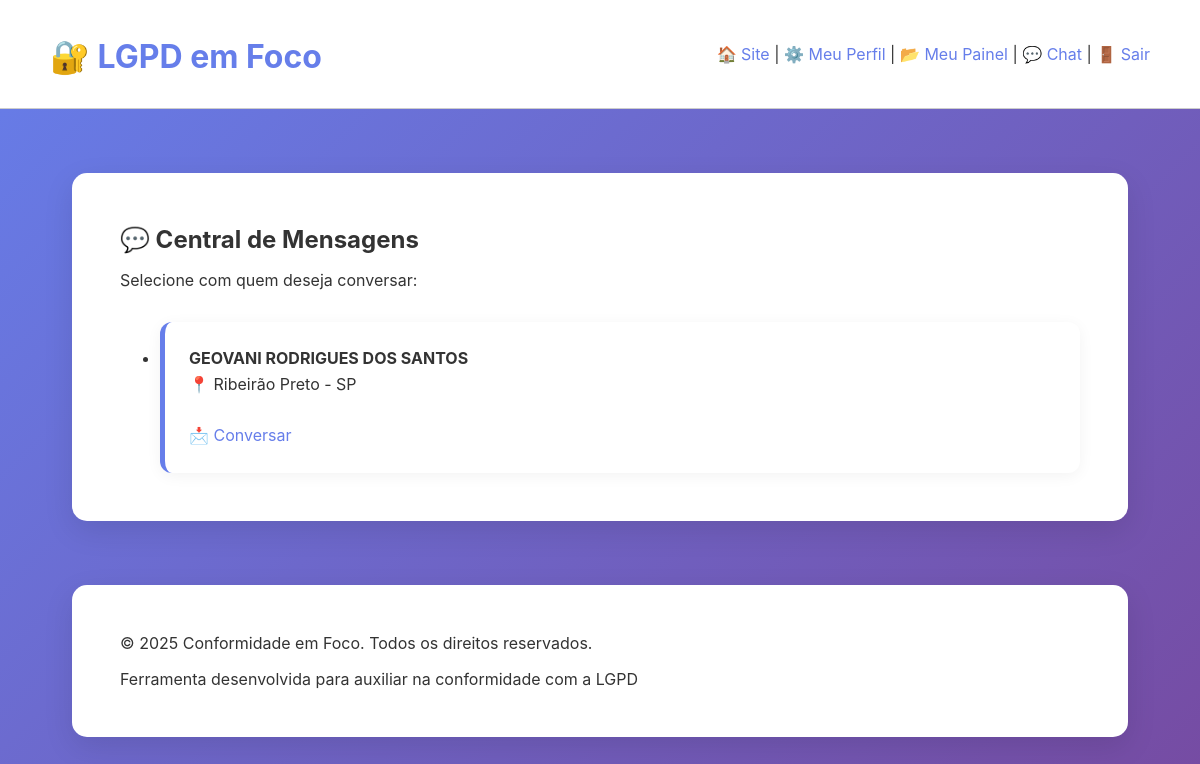
/painel/chat.php (signed in), run on the app's committed database.
### tables this page shows
CREATE TABLE `usuarios` (
  `id` int(11) NOT NULL,
  `tipo_usuario` enum('empresa','dpo') NOT NULL,
  `email` varchar(100) NOT NULL,
  `senha` varchar(255) NOT NULL,
  `telefone` varchar(20) DEFAULT NULL,
  `razao_social` varchar(100) DEFAULT NULL,
  `nome_fantasia` varchar(100) DEFAULT NULL,
  `cnpj` varchar(20) DEFAULT NULL,
  `setor_atividade` varchar(100) DEFAULT NULL,
  `porte_empresa` varchar(50) DEFAULT NULL,
  `numero_funcionarios` int(11) DEFAULT NULL,
  `cpf` varchar(14) DEFAULT NULL,
  `nome_completo` varchar(100) DEFAULT NULL,
  `formacao_academica` varchar(100) DEFAULT NULL,
  `experiencia_anos` int(11) DEFAULT NULL,
  `certificacoes` text DEFAULT NULL,
  `cep` varchar(10) DEFAULT NULL,
  `cidade` varchar(100) DEFAULT NULL,
  `estado` varchar(2) DEFAULT NULL,
  `criado_em` timestamp NOT NULL DEFAULT current_timestamp(),
  `foto` varchar(255) DEFAULT NULL,
  `disponivel_para_contato` tinyint(1) DEFAULT 0
);

### painel/chat.php (the view, shortened to what this page needs)
<?php
$usuario_id = $_SESSION['user_id'];
$destino_id = $_GET['destino'] ?? null;
include_once '../includes/header_painel.php';
?>
<link rel="stylesheet" href="../assets/css/painel.css">
<div class="container">
    <h2>💬 Central de Mensagens</h2>
<?php
if ($destino_id && $destino_id != $usuario_id) {
    $stmt = $pdo->prepare("SELECT nome_completo, razao_social FROM usuarios WHERE id = ?");
    $stmt->execute([$destino_id]);
    $destino = $stmt->fetch(PDO::FETCH_ASSOC);
    if (!$destino) {
        echo "<p>Usuário não encontrado.</p>";
    } else {
        $destino_nome = $destino['nome_completo'] ?? $destino['razao_social'] ?? 'Usuário';
        if ($_SERVER['REQUEST_METHOD'] === 'POST' && !empty($_POST['mensagem'])) {
            $mensagem = trim($_POST['mensagem']);
            $stmt = $pdo->prepare("INSERT INTO mensagens (de_id, para_id, conteudo, criado_em, lida) VALUES (?, ?, ?, NOW(), 0)");
            $stmt->execute([$usuario_id, $destino_id, $mensagem]);
            header("Location: chat.php?destino={$destino_id}");
            exit;
        }
        $stmt = $pdo->prepare("UPDATE mensagens SET lida = 1 WHERE para_id = ? AND de_id = ?");
        $stmt->execute([$usuario_id, $destino_id]);
        $stmt = $pdo->prepare("SELECT * FROM mensagens
                               WHERE (de_id = ? AND para_id = ?) OR (de_id = ? AND para_id = ?)
                               ORDER BY criado_em ASC");
        $stmt->execute([$usuario_id, $destino_id, $destino_id, $usuario_id]);
        $mensagens = $stmt->fetchAll(PDO::FETCH_ASSOC);
        ?>
        <h3>🗨️ Conversando com <?= htmlspecialchars($destino_nome) ?></h3>
        <div class="chat-box" style="border:1px solid #ccc; padding:1rem; height:300px; overflow-y:scroll; background:#fff; margin-bottom:1rem;">
            <?php foreach ($mensagens as $m): ?>
                <div class="msg <?= $m['de_id'] == $usuario_id ? 'de' : 'para' ?>">
                    <?= htmlspecialchars($m['conteudo']) ?><br>
                    <small><?= date('d/m H:i', strtotime($m['criado_em'])) ?></small>
                </div>
            <?php endforeach; ?>
        </div>
        <form method="POST">
            <textarea name="mensagem" rows="3" required></textarea>
            <button type="submit">Enviar</button>
        </form>
        <p style="margin-top: 1rem;"><a href="chat.php">⬅️ Voltar à lista de contatos</a></p>
        <?php
    }
} else {
    $stmt = $pdo->prepare("
        SELECT u.id, u.nome_completo, u.razao_social, u.cidade, u.estado,
               COUNT(CASE WHEN m.lida = 0 AND m.para_id = ? THEN 1 END) AS nao_lidas
        FROM usuarios u
        INNER JOIN mensagens m ON (m.de_id = u.id AND m.para_id = ?) OR (m.para_id = u.id AND m.de_id = ?)
        WHERE u.id != ?
        GROUP BY u.id, u.nome_completo, u.razao_social, u.cidade, u.estado
        ORDER BY MAX(m.criado_em) DESC
    ");
    $stmt->execute([$usuario_id, $usuario_id, $usuario_id, $usuario_id]);
    $conversas = $stmt->fetchAll(PDO::FETCH_ASSOC);
    if (count($conversas) === 0) {
        echo "<p>Você ainda não possui conversas iniciadas.</p>";
    } else {
        echo "<p>Selecione com quem deseja conversar:</p>";
        echo '<ul class="lista-usuarios">';
        foreach ($conversas as $contato) {
            $nome = $contato['nome_completo'] ?? $contato['razao_social'] ?? 'Usuário';
            $naoLidas = (int)$contato['nao_lidas'];
            $badge = $naoLidas > 0 ? "<span style='color:red;font-weight:bold'> ({$naoLidas} novas)</span>" : "";
            echo "<li>
                    <strong>" . htmlspecialchars($nome) . "</strong>{$badge}<br>
                    📍 " . htmlspecialchars($contato['cidade']) . " - " . htmlspecialchars($contato['estado']) . "<br><br>
                    <a href='chat.php?destino={$contato['id']}'>📩 Conversar</a>
                  </li>";
        }
        echo '</ul>';
    }
}
?>
</div>
<?php include_once '../includes/footer.php'; ?>

### assets/css/painel.css (style rules this page uses)
.container { max-width: 960px; margin: 4rem auto; background: #fff; border-radius: 15px; padding: 2rem 3rem; box-shadow: 0 10px 30px rgba(0,0,0,0.1); }
h1, h2, h3 { color: #333; margin-bottom: 1rem; }
a { color: #667eea; text-decoration: none; }
.lista-usuarios { display: grid; grid-template-columns: repeat(auto-fit, minmax(280px, 1fr)); gap: 1.5rem; margin-top: 2rem; }
.lista-usuarios li { background: #fff; padding: 1.5rem; border-radius: 12px; box-shadow: 0 3px 15px rgba(0,0,0,0.05); border-left: 5px solid #667eea; line-height: 1.6; }

### data on the page
usuarios: nome_completo "GEOVANI RODRIGUES DOS SANTOS", cidade "Ribeirão Preto", estado "SP"
